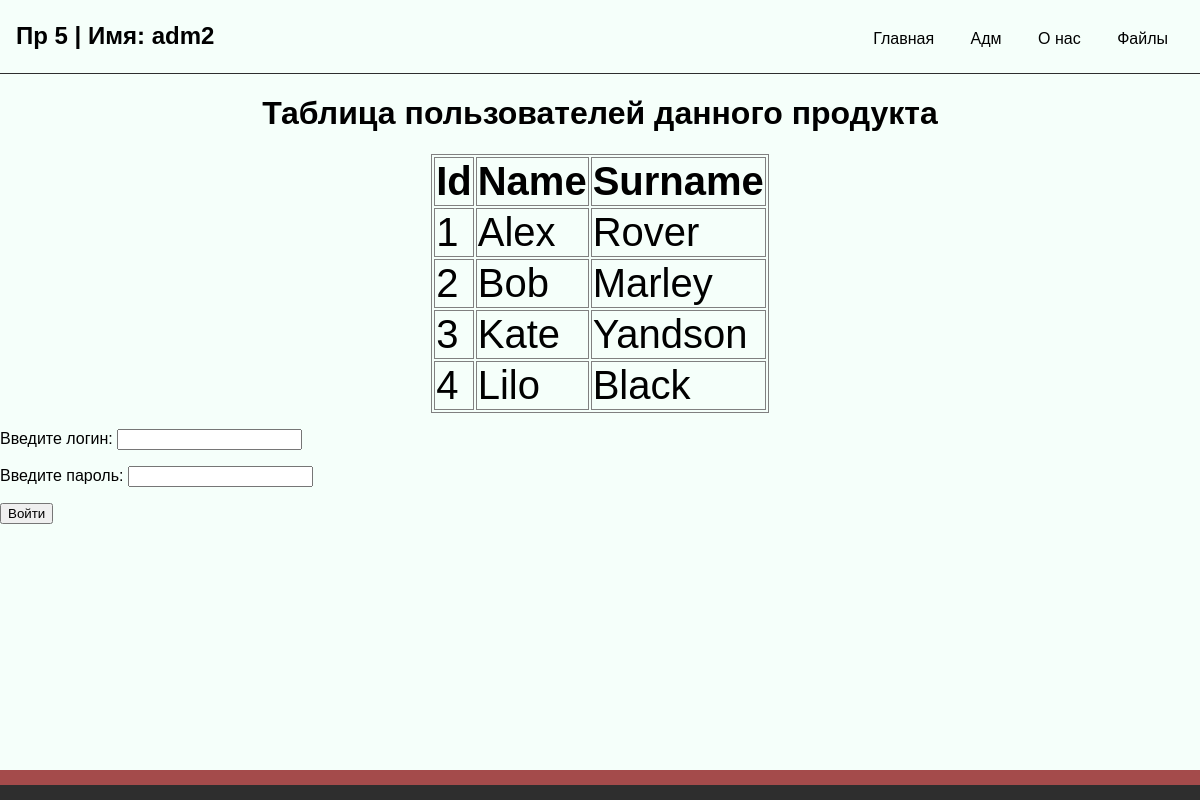
Page /web/dynamic/index.php (signed in) on the committed database.
### tables this page shows
CREATE TABLE `users` (
  `ID` int(11) NOT NULL,
  `name` varchar(20) NOT NULL,
  `surname` varchar(40) NOT NULL
);

### web/dynamic/index.php (the view, shortened to what this page needs)
<?php
    require "standart/header.php";
?>
<div>
<h1>Таблица пользователей данного продукта</h1>
<table>
    <tr><th>Id</th><th>Name</th><th>Surname</th></tr>
<?php
$mysqli = new mysqli("Mysql_db", "root", "root", "appDB");
$result = $mysqli->query("SELECT * FROM users");
foreach ($result as $row){
    echo "<tr><td>{$row['ID']}</td><td>{$row['name']}</td><td>{$row['surname']}</td></tr>";
}
?>
</table>
<form action="processing/login.php" method="POST">
<p>Введите логин: <input type="text" name="login"></p>
<p>Введите пароль: <input type="password" name="pass"></p>
<p><input type="submit" value="Войти" name="done"></p>
</form>
</div>
<?php
    require "standart/footer.php";
?>

### web/static/src/css/style.css (style rules this page uses)
body { font-family: Helvetica; margin: 0; }
table { border: 1px solid grey; margin-left: auto; margin-right: auto; }
th { border: 1px solid grey; font-size: 250%; }
td { border: 1px solid grey; font-size: 250%; }
h1 { text-align: center; }

### rows in the picture
users: ID "1", name "Alex", surname "Rover"
users: ID "2", name "Bob", surname "Marley"
users: ID "3", name "Kate", surname "Yandson"
users: ID "4", name "Lilo", surname "Black"

### other values in the picture
$_SESSION['name'] "adm2"
